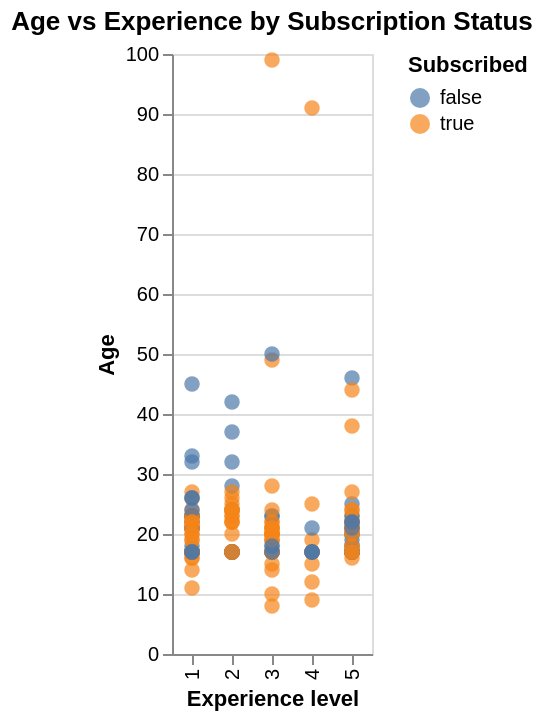

This figure's notebook cell:
### Code cell
experience_plot = alt.Chart(players_wrangled).mark_circle(size=60).encode(
    x=alt.X("experience:O", title="Experience level"),
    y=alt.Y("age:Q", title="Age"),
    color=alt.Color("subscribe:N", title="Subscribed"),
    tooltip=["experience", "age", "subscribe"]
).properties(
    title="Age vs Experience by Subscription Status"
)

experience_plot

### Figure 1 — Vega-Lite specification as saved in the notebook (floating-point values rounded to 4 significant figures; data arrays with more than 128 entries replaced by an {"elided": "..."} marker saying what was removed)
{"config": {"view": {"continuousWidth": 300, "continuousHeight": 300}}, "data": {"name": "data-1257f3a973647513b7c8914d4237855b"}, "mark": {"type": "circle", "size": 60}, "encoding": {"color": {"field": "subscribe", "title": "Subscribed", "type": "nominal"}, "tooltip": [{"field": "experience", "type": "quantitative"}, {"field": "age", "type": "quantitative"}, {"field": "subscribe", "type": "nominal"}], "x": {"field": "experience", "title": "Experience level", "type": "ordinal"}, "y": {"field": "age", "title": "Age", "type": "quantitative"}}, "title": "Age vs Experience by Subscription Status", "$schema": "https://vega.github.io/schema/vega-lite/v5.20.1.json", "datasets": {"data-1257f3a973647513b7c8914d4237855b": {"elided": "196 records"}}}
